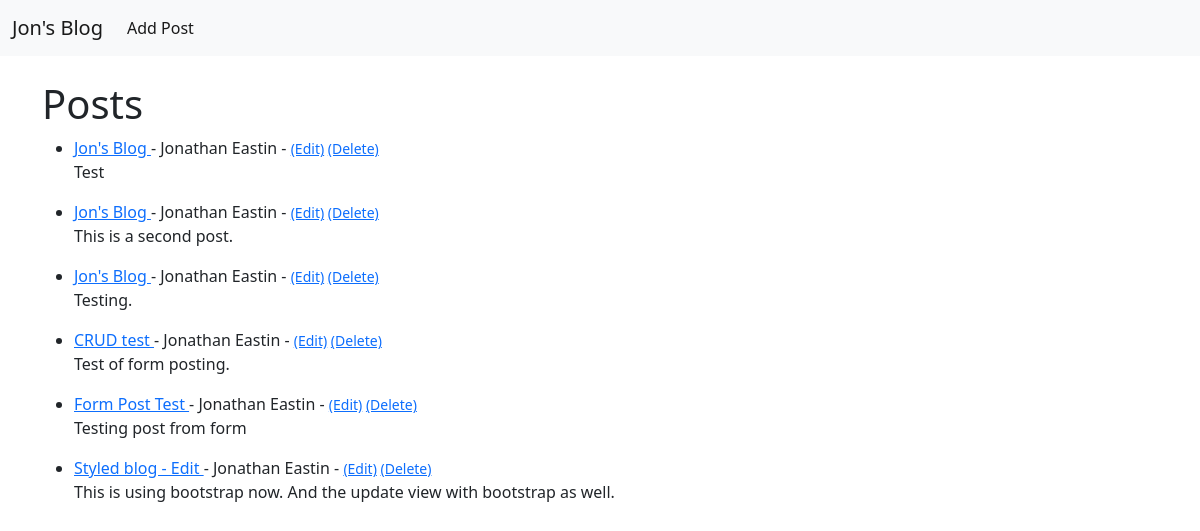
Before: / with the older database file.
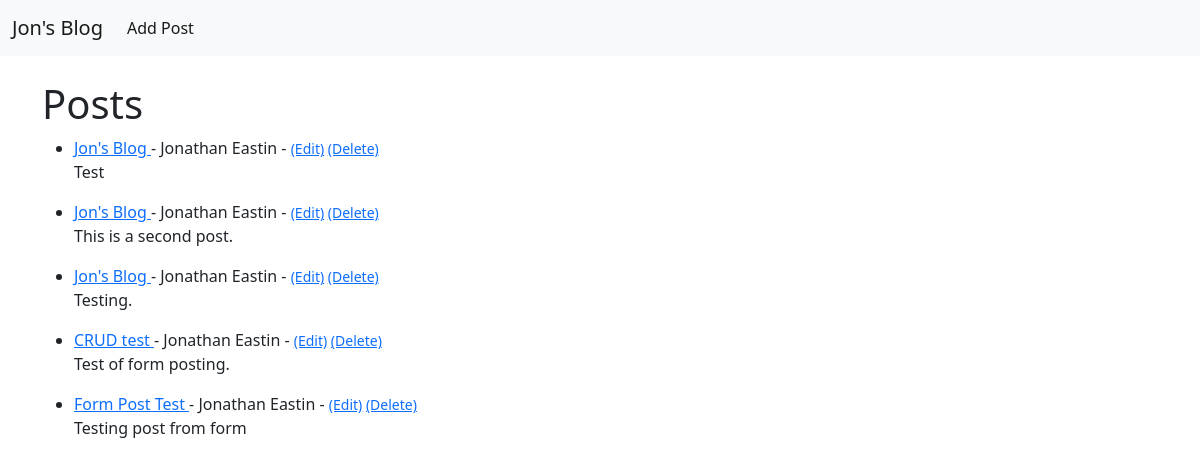
After: the same page with the newer database file.
### JonsBlog/models.py (models this page shows, shortened)
class Post(models.Model):
    title = models.CharField(max_length=255, default="Jon's Blog")
    title_tag = models.CharField(max_length=255)
    author = models.ForeignKey(User, on_delete=models.CASCADE)
    body = models.TextField()

### JonsBlog/views.py (the view)
# urls.py: path('', HomeView.as_view(), name="home"),
class HomeView(ListView):
    model = Post
    template_name = 'home.html'

### JonsBlog/templates/home.html
{% extends 'base.html' %}
{% block content %}
<h1>Posts</h1>
{% for post in object_list %}
    <ul>
        <li>
            <a href="{% url 'article-detail' post.pk %}">
				{{ post.title }}
			</a>
            - {{ post.author.first_name }}
            {{ post.author.last_name }}
			- <small>
				<a href="{% url 'update-post' post.pk %}">(Edit)</a>
				<a href="{% url 'delete-post' post.pk %}">(Delete)</a>
			</small>
			<br />
            {{ post.body }}
        </li>
    </ul>
{% endfor %}
{% endblock %}

### JonsBlog/templates/base.html (shortened to what this page needs)
<!doctype html>
<html lang="en">
  <head>
    <link href="https://cdn.jsdelivr.net/npm/bootstrap@5.2.2/dist/css/bootstrap.min.css" rel="stylesheet">
  </head>
  <body>
    <nav class="navbar navbar-expand-lg bg-light">
	  <div class="container-fluid">
		<a class="navbar-brand" href="{% url 'home' %}">Jon's Blog</a>
		<div class="collapse navbar-collapse" id="navbarSupportedContent">
		  <ul class="navbar-nav me-auto mb-2 mb-lg-0">
			<li class="nav-item">
			  <a class="nav-link active" aria-current="page" href="{% url 'add-post' %}">Add
																						 Post</a>
			</li>
		  </ul>
		</div>
	  </div>
	</nav>
    <br />
    <div class="container">
        {% block content %}
        {% endblock %}
    </div>
  </body>
</html>

Changed rows visible on the page:
removed Post: title "Styled blog - Edit", author.first_name "Jonathan", author.last_name "Eastin", body "This is using bootstrap now. And the update view with bootstrap as well."
